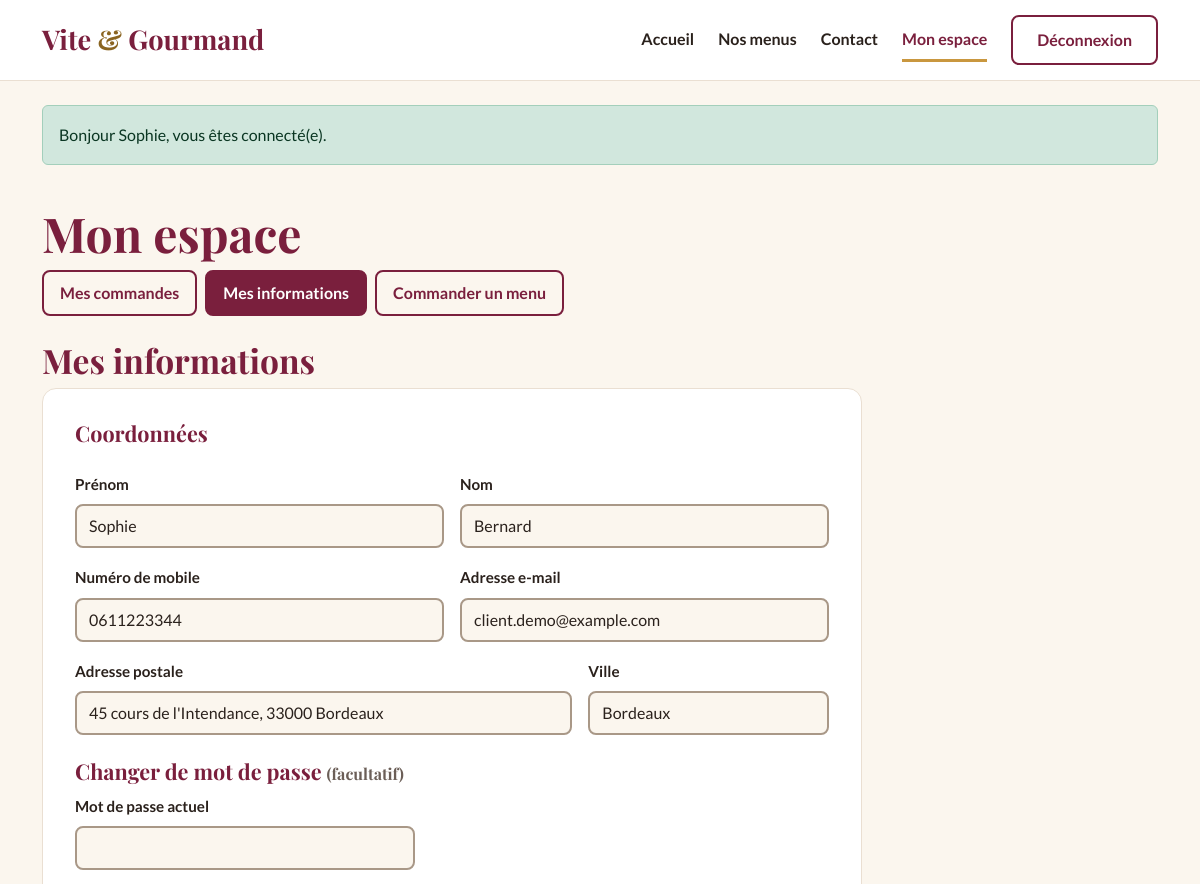
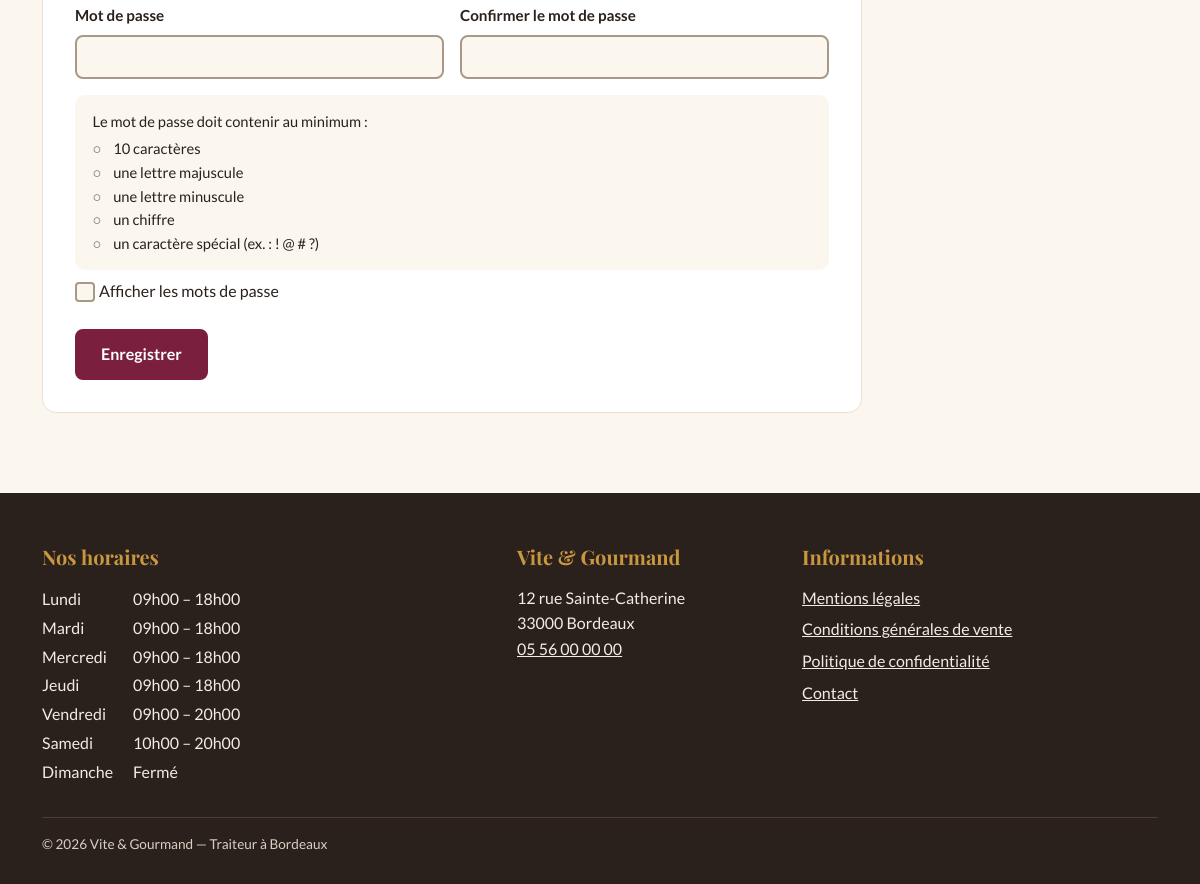
The page /espace/profil (signed in) on the database its author committed (2 pictures, top to bottom).
### tables this page shows
CREATE TABLE utilisateur (
    utilisateur_id  INT           NOT NULL AUTO_INCREMENT,
    email           VARCHAR(180)  NOT NULL,
    password        VARCHAR(255)  NOT NULL,
    nom             VARCHAR(50)   NOT NULL,
    prenom          VARCHAR(50)   NOT NULL,
    telephone       VARCHAR(20)   NULL,
    ville           VARCHAR(80)   NULL,
    pays            VARCHAR(50)   NULL DEFAULT 'France',
    adresse_postale VARCHAR(255)  NULL,
    role_id         INT           NOT NULL,
    actif           BOOLEAN       NOT NULL DEFAULT TRUE,
    date_creation   DATETIME      NOT NULL DEFAULT CURRENT_TIMESTAMP,
    PRIMARY KEY (utilisateur_id),
    UNIQUE KEY uk_utilisateur_email (email),
    CONSTRAINT fk_utilisateur_role FOREIGN KEY (role_id) REFERENCES role (role_id)
);

CREATE TABLE horaire (
    horaire_id       INT          NOT NULL AUTO_INCREMENT,
    jour             VARCHAR(10)  NOT NULL,
    ordre            TINYINT      NOT NULL,
    heure_ouverture  TIME         NULL,
    heure_fermeture  TIME         NULL,
    PRIMARY KEY (horaire_id),
    UNIQUE KEY uk_horaire_jour (jour)
);

### src/helpers.php (called while the page is built, shortened)
<?php
function e(mixed $valeur): string
{
    return htmlspecialchars((string) $valeur, ENT_QUOTES | ENT_SUBSTITUTE, 'UTF-8');
}
function render(string $gabarit, array $donnees = [], string $layout = 'layout'): void
{
    extract($donnees, EXTR_SKIP);
    require ROOT . "/templates/pages/$gabarit.php";
    require ROOT . "/templates/$layout.php";
}
function partial(string $nom, array $donnees = []): void
{
    extract($donnees, EXTR_SKIP);
    require ROOT . "/templates/partials/$nom.php";
}
function attrErreur(array $erreurs, string $champ): string
{
    return isset($erreurs[$champ])
        ? ' is-invalid" aria-invalid="true" aria-describedby="erreur-' . e($champ)
        : '';
}

### src/Controllers/EspaceController.php (called while the page is built, shortened)
<?php
final class EspaceController
{
    public function profilForm(): void
    {
        $u = Auth::exiger('utilisateur');
        render('espace/profil', [
            'titrePage' => 'Mes informations',
            'client'    => Utilisateur::trouverParId($u['id']),
            'erreurs'   => $_SESSION['erreurs'] ?? [],
            'scripts'   => ['mot-de-passe'],
        ]);
    }
}

### public/index.php (called while the page is built, shortened)
<?php
$router = new Router();
$router->get('/', [PageController::class, 'accueil']);
$router->get('/menus', [MenuController::class, 'index']);
$router->get('/menu', [MenuController::class, 'detail']);
$router->get('/api/menus', [MenuController::class, 'api']);
$router->get('/contact', [ContactController::class, 'formulaire']);
$router->post('/contact', [ContactController::class, 'envoyer']);
$router->get('/mentions-legales', [PageController::class, 'mentionsLegales']);
$router->get('/cgv', [PageController::class, 'cgv']);
$router->get('/confidentialite', [PageController::class, 'confidentialite']);
$router->get('/inscription', [AuthController::class, 'inscriptionForm']);
$router->post('/inscription', [AuthController::class, 'inscrire']);
$router->get('/connexion', [AuthController::class, 'connexionForm']);
$router->post('/connexion', [AuthController::class, 'connecter']);
$router->post('/deconnexion', [AuthController::class, 'deconnecter']);
$router->get('/mot-de-passe-oublie', [AuthController::class, 'oubliForm']);
$router->post('/mot-de-passe-oublie', [AuthController::class, 'envoyerLien']);
$router->get('/reinitialiser-mot-de-passe', [AuthController::class, 'reinitialiserForm']);
$router->post('/reinitialiser-mot-de-passe', [AuthController::class, 'reinitialiser']);
$router->get('/commande', [CommandeController::class, 'formulaire']);
$router->post('/commande', [CommandeController::class, 'valider']);
$router->get('/api/devis', [CommandeController::class, 'devis']);
$router->get('/espace', [EspaceController::class, 'utilisateur']);
$router->get('/espace/commande', [EspaceController::class, 'commande']);
$router->get('/espace/commande/modifier', [EspaceController::class, 'modifierForm']);
$router->post('/espace/commande/modifier', [EspaceController::class, 'modifier']);
$router->post('/espace/commande/annuler', [EspaceController::class, 'annuler']);
$router->post('/espace/avis', [EspaceController::class, 'avis']);
$router->get('/espace/profil', [EspaceController::class, 'profilForm']);
$router->post('/espace/profil', [EspaceController::class, 'profil']);
$router->get('/employe', [GestionController::class, 'employe']);
$router->get('/employe/commandes', [GestionCommandeController::class, 'index']);
$router->get('/employe/commande', [GestionCommandeController::class, 'detail']);
$router->post('/employe/commande/statut', [GestionCommandeController::class, 'statut']);
$router->post('/employe/commande/annuler', [GestionCommandeController::class, 'annuler']);
$router->get('/employe/commande/modifier', [GestionCommandeController::class, 'modifierForm']);
$router->post('/employe/commande/modifier', [GestionCommandeController::class, 'modifier']);
$router->get('/employe/menus', [GestionMenuController::class, 'menus']);
$router->get('/employe/menu', [GestionMenuController::class, 'menuForm']);
$router->post('/employe/menu', [GestionMenuController::class, 'menuEnregistrer']);
$router->post('/employe/menu/supprimer', [GestionMenuController::class, 'menuSupprimer']);
$router->post('/employe/menu/image/supprimer', [GestionMenuController::class, 'imageSupprimer']);
$router->get('/employe/plats', [GestionMenuController::class, 'plats']);
$router->get('/employe/plat', [GestionMenuController::class, 'platForm']);
$router->post('/employe/plat', [GestionMenuController::class, 'platEnregistrer']);
$router->post('/employe/plat/supprimer', [GestionMenuController::class, 'platSupprimer']);
$router->get('/employe/horaires', [GestionController::class, 'horairesForm']);
$router->post('/employe/horaires', [GestionController::class, 'horaires']);
$router->get('/employe/avis', [GestionController::class, 'avis']);
$router->post('/employe/avis', [GestionController::class, 'modererAvis']);
$router->get('/admin', [GestionController::class, 'admin']);
$router->get('/admin/employes', [AdminController::class, 'employes']);
$router->post('/admin/employes', [AdminController::class, 'creerEmploye']);
$router->post('/admin/employes/statut', [AdminController::class, 'basculerEmploye']);
$router->get('/admin/statistiques', [AdminController::class, 'statistiques']);
try {
    $router->dispatch($_SERVER['REQUEST_METHOD'], $_SERVER['REQUEST_URI']);
} catch (Throwable $e) {
    error_log((string) $e);
    http_response_code(500);
    if (env('APP_ENV') === 'dev') {
        echo '<pre>' . e((string) $e) . '</pre>';
    } else {
        render('erreur', ['titre' => 'Erreur', 'message' => 'Une erreur inattendue est survenue. Merci de réessayer plus tard.']);
    }
}

### src/Database.php (called while the page is built, shortened)
<?php
final class Database
{
    private static ?PDO $pdo = null;
    public static function get(): PDO
    {
        if (self::$pdo === null) {
            $dsn = sprintf(
                'mysql:host=%s;port=%s;dbname=%s;charset=utf8mb4',
                env('DB_HOST', '127.0.0.1'),
                env('DB_PORT', '3306'),
                env('DB_NAME', 'vite_gourmand')
            );
            $options = [
                PDO::ATTR_ERRMODE            => PDO::ERRMODE_EXCEPTION,
                PDO::ATTR_DEFAULT_FETCH_MODE => PDO::FETCH_ASSOC,
                PDO::ATTR_EMULATE_PREPARES   => false,
            ];
            self::$pdo = new PDO($dsn, env('DB_USER', 'root'), env('DB_PASSWORD', ''), $options);
        }
        return self::$pdo;
    }
}

### src/Models/Utilisateur.php (called while the page is built, shortened)
<?php
final class Utilisateur
{
    public static function trouverParId(int $id): ?array
    {
        $stmt = Database::get()->prepare(
            'SELECT u.*, r.libelle AS role FROM utilisateur u JOIN role r ON r.role_id = u.role_id WHERE u.utilisateur_id = :id'
        );
        $stmt->execute(['id' => $id]);
        return $stmt->fetch() ?: null;
    }
}

### src/Models/Horaire.php (called while the page is built, shortened)
<?php
final class Horaire
{
    public static function tous(): array
    {
        try {
            return Database::get()
                ->query('SELECT horaire_id, jour, heure_ouverture, heure_fermeture FROM horaire ORDER BY ordre')
                ->fetchAll();
        } catch (\Throwable $e) {
            error_log($e->getMessage());
            return [];
        }
    }
    public static function format(?string $heure): string
    {
        return $heure ? str_replace(':', 'h', substr($heure, 0, 5)) : '';
    }
}

### templates/pages/espace/profil.php (the view, shortened to what this page needs)
<?php $v = fn (string $k) => e($client[$k] ?? ''); ?>
<div class="container py-4 pb-5">
    <h1>Mon espace</h1>
    <h2 class="mt-4">Mes informations</h2>
    <form method="post" action="/espace/profil" class="carte formulaire page-etroite" novalidate>
        <fieldset>
            <legend class="h3">Coordonnées</legend>
            <div class="row g-3">
                <div class="col-md-6">
                    <label for="prenom" class="form-label">Prénom</label>
                    <input type="text" class="form-control<?= attrErreur($erreurs, 'prenom') ?>" id="prenom" name="prenom" value="<?= $v('prenom') ?>" required maxlength="50" autocomplete="given-name">
                </div>
                <div class="col-md-6">
                    <label for="nom" class="form-label">Nom</label>
                    <input type="text" class="form-control<?= attrErreur($erreurs, 'nom') ?>" id="nom" name="nom" value="<?= $v('nom') ?>" required maxlength="50" autocomplete="family-name">
                </div>
                <div class="col-md-6">
                    <label for="telephone" class="form-label">Numéro de mobile</label>
                    <input type="tel" class="form-control<?= attrErreur($erreurs, 'telephone') ?>" id="telephone" name="telephone" value="<?= $v('telephone') ?>" required autocomplete="tel">
                </div>
                <div class="col-md-6">
                    <label for="email" class="form-label">Adresse e-mail</label>
                    <input type="email" class="form-control<?= attrErreur($erreurs, 'email') ?>" id="email" name="email" value="<?= $v('email') ?>" required autocomplete="email">
                </div>
                <div class="col-md-8">
                    <label for="adresse_postale" class="form-label">Adresse postale</label>
                    <input type="text" class="form-control<?= attrErreur($erreurs, 'adresse_postale') ?>" id="adresse_postale" name="adresse_postale" value="<?= $v('adresse_postale') ?>" required autocomplete="street-address">
                </div>
                <div class="col-md-4">
                    <label for="ville" class="form-label">Ville</label>
                    <input type="text" class="form-control<?= attrErreur($erreurs, 'ville') ?>" id="ville" name="ville" value="<?= $v('ville') ?>" required autocomplete="address-level2">
                </div>
            </div>
        </fieldset>
        <fieldset class="mt-4">
            <legend class="h3">Changer de mot de passe <span class="text-aide fs-6">(facultatif)</span></legend>
            <div class="mb-3 champ-court">
                <label for="ancien_password" class="form-label">Mot de passe actuel</label>
                <input type="password" class="form-control<?= attrErreur($erreurs, 'ancien_password') ?>" id="ancien_password" name="ancien_password" autocomplete="current-password">
            </div>
        </fieldset>
        <button type="submit" class="btn btn-primaire mt-4">Enregistrer</button>
    </form>
</div>

### templates/partials/footer.php (shortened to what this page needs)
<?php use App\Models\Horaire; $horaires = Horaire::tous(); ?>
<footer class="pied">
    <div class="container">
        <div class="row g-4">
            <div class="col-md-5">
                <h2 class="titre-pied">Nos horaires</h2>
                <table class="horaires">
                    <tbody>
                    <?php foreach ($horaires as $h): ?>
                        <tr>
                            <th scope="row"><?= e($h['jour']) ?></th>
                            <td>
                                <?= $h['heure_ouverture']
                                    ? e(Horaire::format($h['heure_ouverture'])) . ' – ' . e(Horaire::format($h['heure_fermeture']))
                                    : 'Fermé' ?>
                            </td>
                        </tr>
                    <?php endforeach; ?>
                    </tbody>
                </table>
            </div>
            <div class="col-md-3">
                <h2 class="titre-pied">Vite &amp; Gourmand</h2>
                <address>
                    12 rue Sainte-Catherine<br>
                    33000 Bordeaux<br>
                    <a href="tel:+33556000000">05 56 00 00 00</a>
                </address>
            </div>
            <div class="col-md-4">
                <h2 class="titre-pied">Informations</h2>
                <ul class="liens-pied">
                    <li><a href="/mentions-legales">Mentions légales</a></li>
                    <li><a href="/cgv">Conditions générales de vente</a></li>
                    <li><a href="/confidentialite">Politique de confidentialité</a></li>
                    <li><a href="/contact">Contact</a></li>
                </ul>
            </div>
        </div>
        <p class="copyright">© <?= date('Y') ?> Vite &amp; Gourmand — Traiteur à Bordeaux</p>
    </div>
</footer>

### public/assets/css/style.css (style rules this page uses)
:root { --bordeaux: #7A1F3D; --bordeaux-fonce: #5C1529; --or: #C9973F; --or-texte: #8A6420; --creme: #FBF6EE; --encre: #2A211C; --gris: #6B5E57; --sauge: #4F6F4A; --alerte: #B42318; --bordure: #EADFD2; --police-titre: 'Playfair Display', Georgia, serif; --police-texte: 'Lato', Arial, sans-serif; --bs-body-font-family: var(--police-texte); --bs-body-color: var(--encre); --bs-body-bg: var(--creme); --bs-link-color-rgb: 122, 31, 61; --bs-link-hover-color-rgb: 92, 21, 41; }
body { font-size: 1rem; line-height: 1.6; }
h1, h2, h3, .h1, .h2, .h3 { font-family: var(--police-titre); color: var(--bordeaux); font-weight: 700; line-height: 1.2; }
h1 { font-size: clamp(1.9rem, 4vw, 3rem); }
h2 { font-size: clamp(1.6rem, 3vw, 2.1rem); }
h3, .h3 { font-size: 1.35rem; }
a { color: var(--bordeaux); }
.text-aide { color: var(--gris); font-size: .9rem; }
.btn { font-weight: 700; border-radius: 8px; padding: .7rem 1.5rem; border-width: 2px; min-height: 44px; }
.btn-primaire { background: var(--bordeaux); border-color: var(--bordeaux); color: #fff; }
.carte { background: #fff; border: 1px solid var(--bordure); border-radius: 14px; padding: 1.6rem; }
.form-label { font-weight: 700; font-size: .95rem; }
.form-control, .form-select { border: 2px solid #A99887; border-radius: 8px; min-height: 44px; }
.page-etroite { max-width: 820px; }
.formulaire { padding: 2rem; }
.pied { background: var(--encre); color: #F3ECE2; padding: 3.25rem 0 1.75rem; margin-top: 2rem; }
.titre-pied { font-family: var(--police-titre); color: var(--or); font-size: 1.25rem; margin-bottom: 1rem; }
.pied a { color: #F3ECE2; }
.pied address { font-style: normal; }
.horaires th { font-weight: 400; padding: .1rem 1.25rem .1rem 0; }
.horaires td { padding: .1rem 0; }
.liens-pied { list-style: none; padding: 0; }
.liens-pied li { margin-bottom: .4rem; }
.copyright { border-top: 1px solid #4A3D35; margin: 2rem 0 0; padding-top: 1rem; font-size: .85rem; color: #D9CFC4; }
.champ-court { max-width: 340px; }

### rows shown on the page
utilisateur: prenom "Sophie", nom "Bernard", telephone "0611223344", email "client.demo@example.com", adresse_postale "45 cours de l'Intendance, 33000 Bordeaux", ville "Bordeaux"
horaire: jour "Lundi", heure_ouverture "09h00", heure_fermeture "18h00"
horaire: jour "Mardi", heure_ouverture "09h00", heure_fermeture "18h00"
horaire: jour "Mercredi", heure_ouverture "09h00", heure_fermeture "18h00"
horaire: jour "Jeudi", heure_ouverture "09h00", heure_fermeture "18h00"
horaire: jour "Vendredi", heure_ouverture "09h00", heure_fermeture "20h00"
horaire: jour "Samedi", heure_ouverture "10h00", heure_fermeture "20h00"
horaire: jour "Dimanche", shows "Fermé"

### other values the page prints
$m['message'] "Bonjour Sophie, vous êtes connecté(e)."
